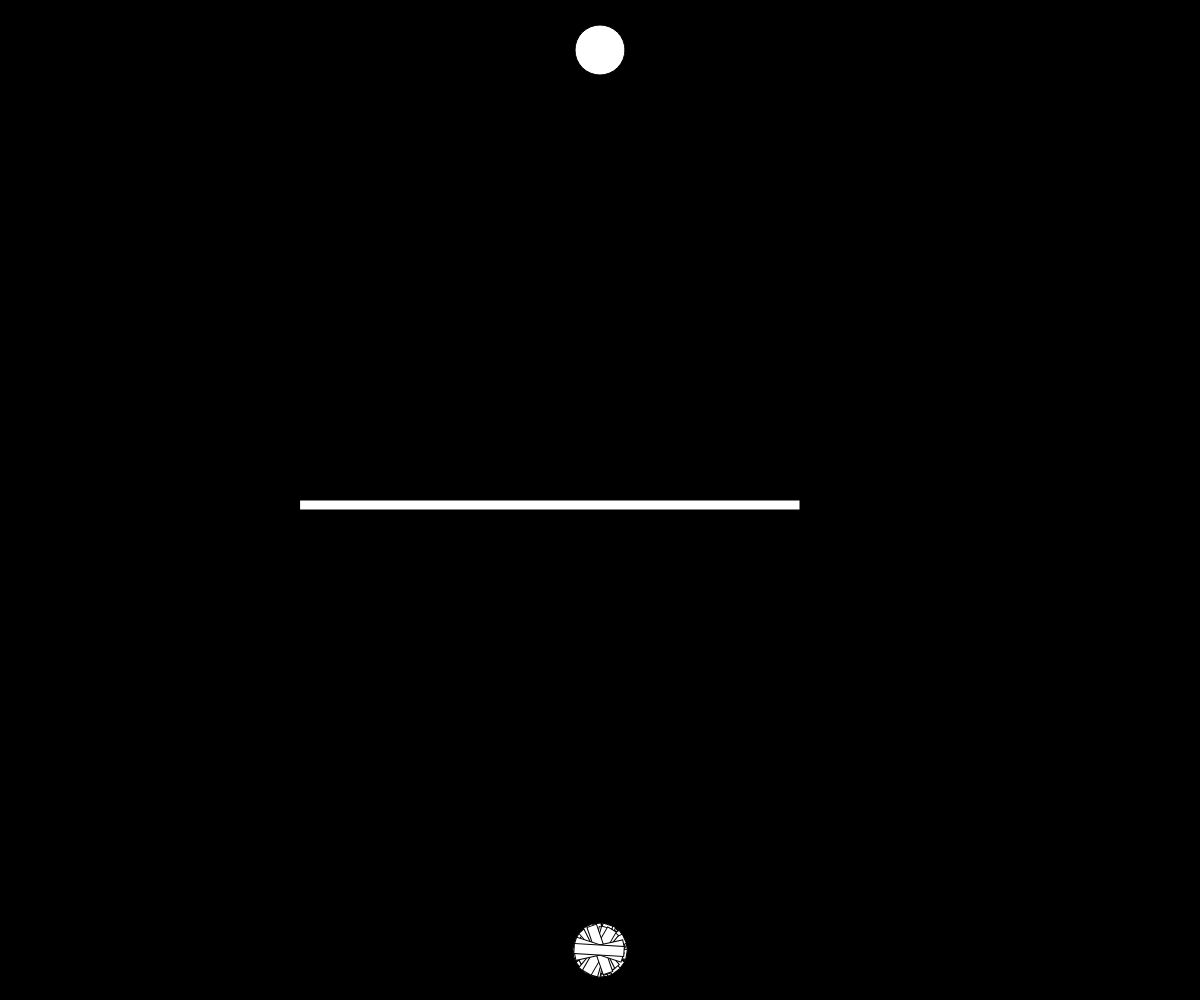
Frame 1 (no input)
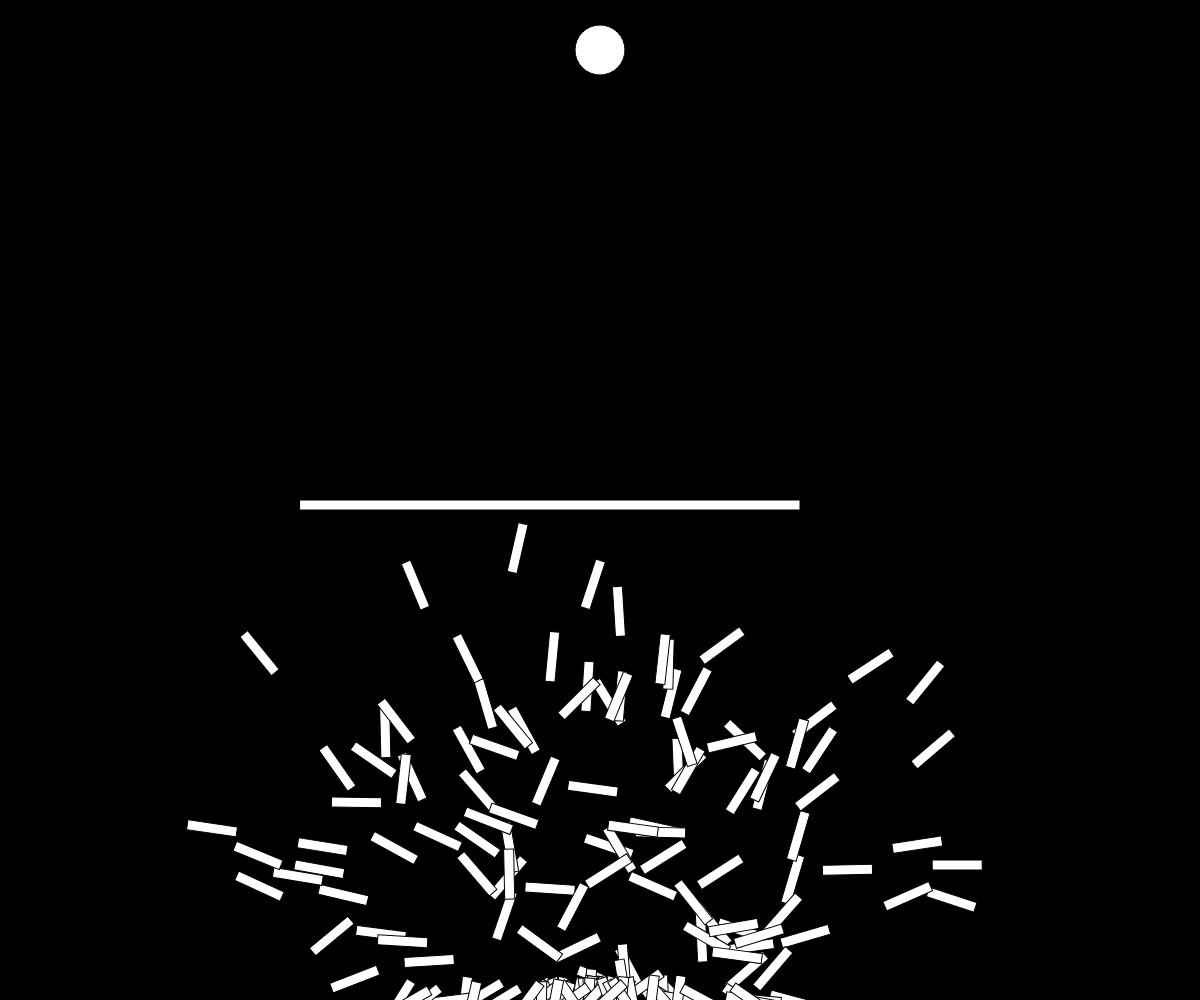
Frame 60 (no input)
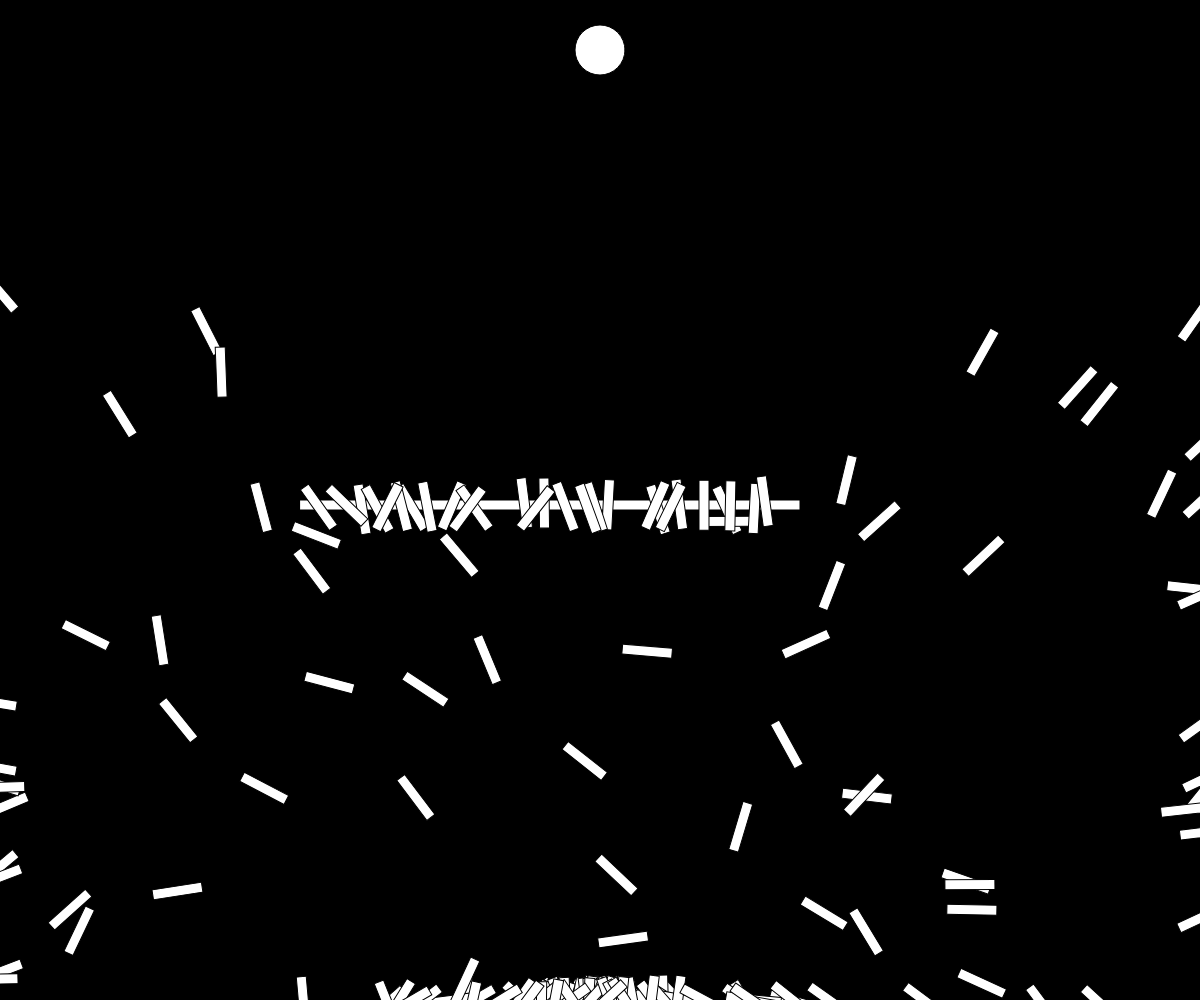
Frame 120 (the mouse pressed at the canvas centre since frame 60)

The p5.js sketch that drew these frames (run headless with seeded random() and noise() and a simulated clock; from frame 60 on, the mouse is pressed at the canvas centre):

// p5.js sketch
// ── sketch.js
let p,count,target,life
let rx,ry,w,h
let time=200
function setup() {
  let canvas = createCanvas(windowWidth, windowHeight);
	  
	count=time
	life=time
	p=new population(200,count)
	target=createVector(width/2,50)
	rx=width/4
	ry=height/2
	w=500
	h=10    
}

function draw() {
   background(0);
   rect(rx,ry,w,h)
   ellipse(target.x,target.y,50,50)
   p.update()
   life--
   if (life<0) {
   	p.evaluate()
   	life=time
   }
	   
}

function windowResized() {
   resizeCanvas(windowWidth, windowHeight);
}

class population{
  constructor(len,count){
    this.len=len;
    this.r=[]
    for (var i = 0; i <this.len; i++) {
  	let a = new rocket(count)
  	this.r.push(a)	
  	}
  }
  evaluate(){
  	let maxfit=0
  	let parent=[this.r[0],this.r[1]]
  	let reachcount=0
  	for (var i = 0; i < this.r.length; i++) {
	   	this.r[i].fitness=this.fitness(this.r[i].pos)
	   	if (this.r[i].obstacle()) {
	   		this.r[i].fitness=0
	   	}
	   	this.r[i].pos=createVector(width/2,height-50)
	   	this.r[i].vel.mult(0)
	   	if (this.r[i].reached) {
	   		parent[0]=this.r[i]
	   		reachcount+=1
	   		console.log('reached')
	   	this.r[i].reached=false
	   	
	   		
	   	}
	   	if(this.r[i].fitness>parent[0].fitness && this.r[i].fitness>parent[1].fitness){
	   		//console.log(this.r[i].fitness+' '+parent[0].fitness)
	   		if(random(1)<0.5){
	   			parent[0]=this.r[i]
	   		}
	   		else{
	   			parent[1]=this.r[i]	
	   		}
	   	}
	   }
	for (var i = 0; i < this.r.length; i++) {
		let mid=floor(random(0,count))
		for (var j = 0; j<count; j++) {
			if (i<mid) {
				this.r[i].dna.gene[j]=parent[0].dna.gene[j]
			}
			else{
				this.r[i].dna.gene[j]=parent[1].dna.gene[j]
			}

		}
		
		if(parent[0].fitness<0.95){
		for (var j = 0; j < random(count/10); j++) {
			let mut=floor(random(0,count))
		
			if(random(0,1)<0.5){
			this.r[j].dna.gene[mut]=p5.Vector.random2D()
			}
			}
		}
		
		
	}console.log('fitness '+parent[0].fitness)
	console.log('reachcount '+reachcount)
  }
  fitness(pos){

  	return map(target.dist(pos),0,width,1,0)
  }

  update(){
  	for (var i = 0; i < this.r.length; i++) {
	   	this.r[i].update()
	   	this.r[i].show()
	   }
  }
}

class rocket{
	constructor(count){
		this.pos=createVector(width/2,height-50)
		this.vel=p5.Vector.random2D()
		this.acc=createVector(0,0)
		this.count=0
		this.dna=new DNA(count)
		this.fitness=0
		this.reached=false
	}
	applyforce(f){
		this.acc.add(f)
	}

	obstacle(){
		if (this.pos.x>rx && this.pos.y>ry && this.pos.x<rx+w && this.pos.y<ry+h) {
			return true
		}
		if (this.pos.x>width || this.pos.y>height || this.pos.x<0 ) {
			return true
		}
		return false
	}
	update(){

		this.applyforce(this.dna.gene[this.count])
		this.count++
		if(this.count>count){
			this.count=0
		}

		// if (this.obstacle()) {
		// 	console.log('obstacle')
		// }
		if(this.pos.dist(target)<50){
			
			this.reached=true
			this.pos=target.copy()
		}
		if (!this.reached && !this.obstacle()) {
			this.vel.add(this.acc)	
			this.pos.add(this.vel)
			
		}
		this.vel.limit(10)
		
		//console.log('p '+this.pos.y+' v '+this.vel.y+' a '+this.acc.y+' g '+this.dna.gene[this.count]+this.dna.gene.length)
	this.acc.mult(0)
	}
	show(){
		push()
		translate(this.pos.x,this.pos.y)
		rectMode(CENTER)
		rotate(this.vel.heading())
		rect(0,0,50,10)
		pop()
	}
}

class DNA{
	constructor(count){
		this.a=true
		this.gene=[]
		console.log(count)
		for (var i = 0; i < 100; i++) {
			this.gene[i]=p5.Vector.random2D().setMag(1)
		}

	}
}
